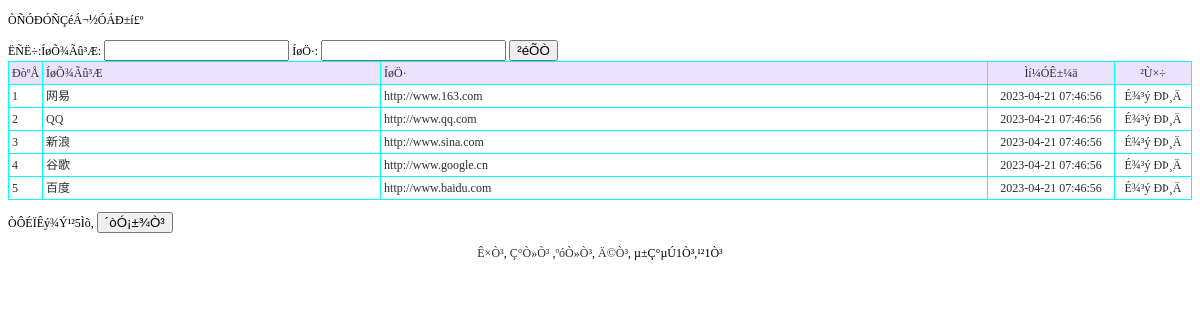
The page /youqinglianjie_list.php on the database its author committed.
### tables this page shows
CREATE TABLE `youqinglianjie` (
  `id` int(11) NOT NULL AUTO_INCREMENT,
  `wangzhanmingcheng` varchar(50) DEFAULT NULL,
  `wangzhi` varchar(50) DEFAULT NULL,
  `addtime` timestamp NULL DEFAULT CURRENT_TIMESTAMP,
  `logo` varchar(255) DEFAULT NULL,
  PRIMARY KEY (`id`)
);

### youqinglianjie_list.php (the view, shortened to what this page needs)
<!DOCTYPE html PUBLIC "-//W3C//DTD XHTML 1.0 Transitional//EN" "http://www.w3.org/TR/xhtml1/DTD/xhtml1-transitional.dtd">
<html xmlns="http://www.w3.org/1999/xhtml">
<head>
<title>ÓÑÇéÁ¬½Ó</title><link rel="stylesheet" href="css.css" type="text/css">
</head>
<body>
<p>ÒÑÓÐÓÑÇéÁ¬½ÓÁÐ±í£º</p>
<form id="form1" name="form1" method="post" action="">
  ËÑË÷:ÍøÕ¾Ãû³Æ:
  <input name="bh" type="text" id="bh" />
  ÍøÖ·:
  <input name="mc" type="text" id="mc" />
  <input type="submit" name="Submit" value="²éÕÒ" />
</form>
<table width="100%" border="1" align="center" cellpadding="3" cellspacing="1" bordercolor="#00FFFF" style="border-collapse:collapse">
  <tr>
    <td width="25" bgcolor="#EBE2FE">ÐòºÅ</td>
    <td bgcolor='#EBE2FE'>ÍøÕ¾Ãû³Æ</td><td bgcolor='#EBE2FE'>ÍøÖ·</td>
    <td width="120" align="center" bgcolor="#EBE2FE">Ìí¼ÓÊ±¼ä</td>
    <td width="70" align="center" bgcolor="#EBE2FE">²Ù×÷</td>
  </tr>
  <?php
    $sql="select * from youqinglianjie where 1=1";
  $sql=$sql." order by id desc";
$query=mysql_query($sql);
  $rowscount=mysql_num_rows($query);
  if($rowscount==0)
  {}
  else
  {
  $pagelarge=10;
  $pagecurrent=$_GET["pagecurrent"];
  if($rowscount%$pagelarge==0)
  {
		$pagecount=$rowscount/$pagelarge;
  }
  else
  {
   		$pagecount=intval($rowscount/$pagelarge)+1;
  }
  if($pagecurrent=="" || $pagecurrent<=0)
{
	$pagecurrent=1;
}
		$ddddd=$pagecurrent*$pagelarge;
	if($pagecurrent==$pagecount)
	{
		if($rowscount%$pagelarge==0)
		{
		$ddddd=$pagecurrent*$pagelarge;
		}
		else
		{
		$ddddd=$pagecurrent*$pagelarge-$pagelarge+$rowscount%$pagelarge;
		}
	}
	for($i=$pagecurrent*$pagelarge-$pagelarge;$i<$ddddd;$i++)
{
  ?>
  <tr>
    <td width="25"><?php
	echo $i+1;
?></td>
    <td><?php echo mysql_result($query,$i,wangzhanmingcheng);?></td><td><?php echo mysql_result($query,$i,wangzhi);?></td>
    <td width="120" align="center"><?php
echo mysql_result($query,$i,"addtime");
?></td>
    <td width="70" align="center"><a href="del.php?id=<?php
		echo mysql_result($query,$i,"id");
	?>&tablename=youqinglianjie" onclick="return confirm('ÕæµÄÒªÉ¾³ý£¿')">É¾³ý</a> <a href="youqinglianjie_updt.php?id=<?php
		echo mysql_result($query,$i,"id");
	?>">ÐÞ¸Ä</a></td>
  </tr>
  	<?php
	}
}
?>
</table>
<p>ÒÔÉÏÊý¾Ý¹²<?php
		echo $rowscount;
	?>Ìõ,
  <input type="button" name="Submit2" onclick="javascript:window.print();" value="´òÓ¡±¾Ò³" />
</p>
<p align="center"><a href="youqinglianjie_list.php?pagecurrent=1">Ê×Ò³</a>, <a href="youqinglianjie_list.php?pagecurrent=<?php echo $pagecurrent-1;?>">Ç°Ò»Ò³</a> ,<a href="youqinglianjie_list.php?pagecurrent=<?php echo $pagecurrent+1;?>">ºóÒ»Ò³</a>, <a href="youqinglianjie_list.php?pagecurrent=<?php echo $pagecount;?>">Ä©Ò³</a>, µ±Ç°µÚ<?php echo $pagecurrent;?>Ò³,¹²<?php echo $pagecount;?>Ò³ </p>
<p>&nbsp; </p>
</body>
</html>

### css.css (style rules this page uses)
A:link { color: #2f2f2f; text-decoration: none; }
td { font-family:"宋体"; font-size: 12px; color: #2f2f2f; line-height: 16px; }

### rows shown on the page
youqinglianjie: wangzhanmingcheng "网易", wangzhi "http://www.163.com", addtime "2023-04-21 07:46:56"
youqinglianjie: wangzhanmingcheng "QQ", wangzhi "http://www.qq.com", addtime "2023-04-21 07:46:56"
youqinglianjie: wangzhanmingcheng "新浪", wangzhi "http://www.sina.com", addtime "2023-04-21 07:46:56"
youqinglianjie: wangzhanmingcheng "谷歌", wangzhi "http://www.google.cn", addtime "2023-04-21 07:46:56"
youqinglianjie: wangzhanmingcheng "百度", wangzhi "http://www.baidu.com", addtime "2023-04-21 07:46:56"

### other values the page prints
$rowscount "5"
$pagecurrent "1"
$pagecount "1"
